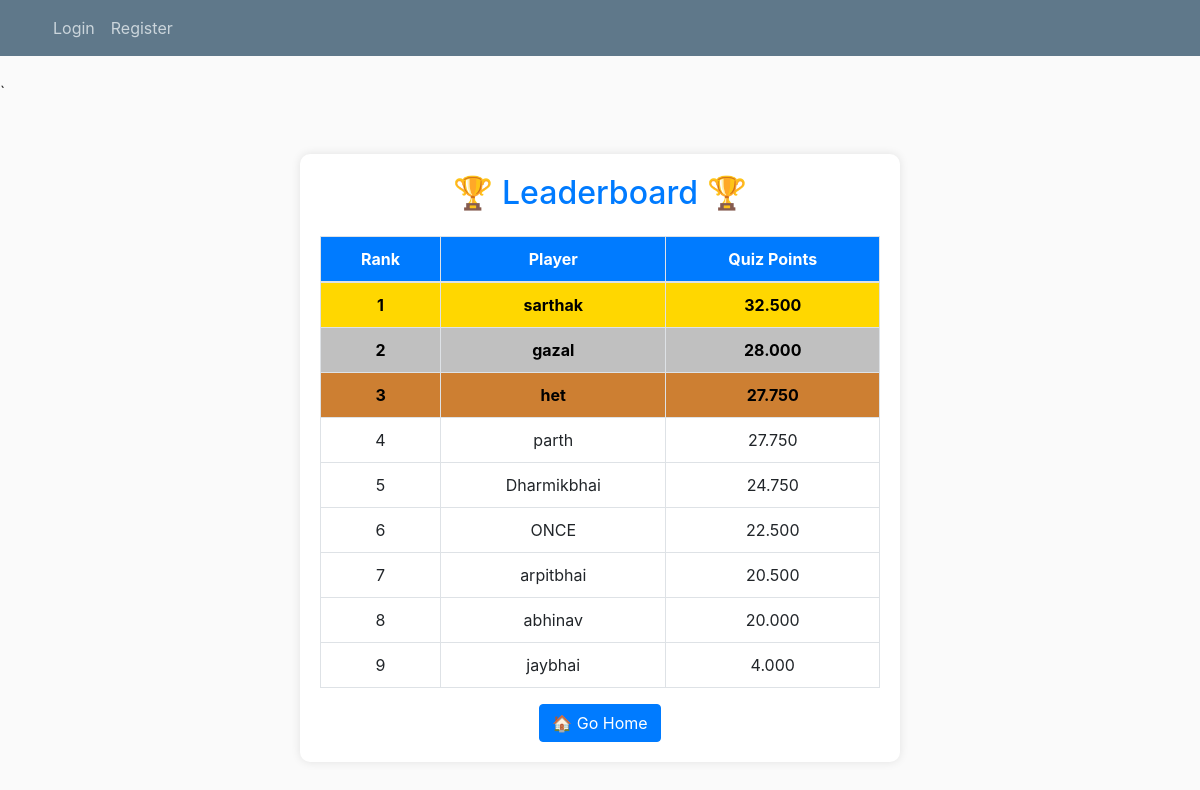
Page /leaderboard/ on the committed database.
### quiz/models.py (models this page shows)
class Global_Points(models.Model):
    user_id=models.ForeignKey(User,on_delete=models.CASCADE,primary_key=True)
    total_points=models.DecimalField(max_digits=10,decimal_places=3)

### leaderboard/views.py (the view)
# urls.py: path('',global_leaderboard,name='global_leaderboard')
def global_leaderboard(request):
    leaderboard_data = Global_Points.objects.all().order_by('-total_points')
    return render(request, 'leaderboard/leaderboard.html', {'rank_list': leaderboard_data})

### leaderboard/templates/leaderboard/leaderboard.html
{% extends "quiz/base.html" %}
{% block content %}
    <div class="container">
        <div class="leaderboard-container">
            <h2 class="text-center text-primary mb-4">🏆  Leaderboard 🏆</h2>
            {% if rank_list %}
                <table class="table table-bordered text-center">
                    <thead>
                        <tr>
                            <th>Rank</th>
                            <th>Player</th>
                            {% if attempt.best_point %}
                                 <th>Best Points</th>
                            {% else %}
                                 <th> Quiz  Points</th>
                            {% endif %}
                        </tr>
                    </thead>
                    <tbody>
                        {% for attempt in rank_list %}
                        <tr class="{% if forloop.counter == 1 %}rank-1{% elif forloop.counter == 2 %}rank-2{% elif forloop.counter == 3 %}rank-3{% endif %}">
                            <td>{{ forloop.counter }}</td>
                            <td>{{ attempt.user_id.username }}</td>
                           <td> {% if attempt.best_point %}
                                   {{ attempt.best_point }}
                            {% else %}
                                 {{ attempt.total_points }}
                            {% endif %}
                           </td>
                        </tr>
                        {% endfor %}
                    </tbody>
                </table>
            {% else %}
                <p class="text-center text-danger">No attempts found for this quiz.</p>
            {% endif %}
            <div class="text-center mt-3">
                <a href="/" class="btn btn-primary">🏠 Go Home</a>
            </div>
        </div>
    </div>
{% endblock content %}

### quiz/static/quiz/main.css (style rules this page uses)
body { background: #fafafa; color: #333333; margin-top: 5rem; }
h1, h2, h3, h4, h5, h6 { color: #143856; }
.leaderboard-container { max-width: 600px; margin: 50px auto; background: white; padding: 20px; border-radius: 10px; box-shadow: 0px 0px 10px rgba(0, 0, 0, 0.1); }
.table thead { background-color: #007bff; color: white; }
.rank-1 { background-color: gold !important; color: black; font-weight: bold; }
.rank-2 { background-color: silver !important; color: black; font-weight: bold; }
.rank-3 { background-color: #cd7f32 !important; color: black; font-weight: bold; }

### rows in the picture
Global_Points: user_id.username "sarthak", total_points "32.500"
Global_Points: user_id.username "gazal", total_points "28.000"
Global_Points: user_id.username "het", total_points "27.750"
Global_Points: user_id.username "parth", total_points "27.750"
Global_Points: user_id.username "Dharmikbhai", total_points "24.750"
Global_Points: user_id.username "ONCE", total_points "22.500"
Global_Points: user_id.username "arpitbhai", total_points "20.500"
Global_Points: user_id.username "abhinav", total_points "20.000"
Global_Points: user_id.username "jaybhai", total_points "4.000"
